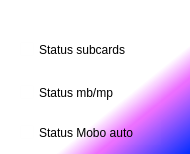
         <widget class="QWidget" name="opc_fix">
          <property name="styleSheet">
           <string notr="true">background-color: qlineargradient(spread:pad, x1:1, y1:1, x2:0, y2:0, stop:0 rgba(0, 45, 255, 255), stop:0.238532 rgba(235, 111, 255, 255), stop:0.247706 rgba(235, 111, 255, 255), stop:0.353211 rgba(255, 255, 255, 255));</string>
          </property>
          <widget class="QCheckBox" name="checksub">
           <property name="geometry">
            <rect>
             <x>20</x>
             <y>34</y>
             <width>161</width>
             <height>31</height>
            </rect>
           </property>
           <property name="styleSheet">
            <string notr="true">background-color: rgba(255, 255, 255, 3);
color: rgb(0, 0, 0);</string>
           </property>
           <property name="text">
            <string>Status subcards</string>
           </property>
          </widget>
          <widget class="QCheckBox" name="checkmp">
           <property name="geometry">
            <rect>
             <x>20</x>
             <y>80</y>
             <width>141</width>
             <height>25</height>
            </rect>
           </property>
           <property name="styleSheet">
            <string notr="true">color: rgb(0, 0, 0);
background-color: rgba(255, 255, 255, 3);</string>
           </property>
           <property name="text">
            <string>Status mb/mp</string>
           </property>
          </widget>
          <widget class="QCheckBox" name="checkauto">
           <property name="geometry">
            <rect>
             <x>20</x>
             <y>120</y>
             <width>141</width>
             <height>25</height>
            </rect>
           </property>
           <property name="styleSheet">
            <string notr="true">color: rgb(0, 0, 0);
background-color: rgba(255, 255, 255, 3);</string>
           </property>
           <property name="text">
            <string>Status Mobo auto</string>
           </property>
          </widget>
         </widget>
